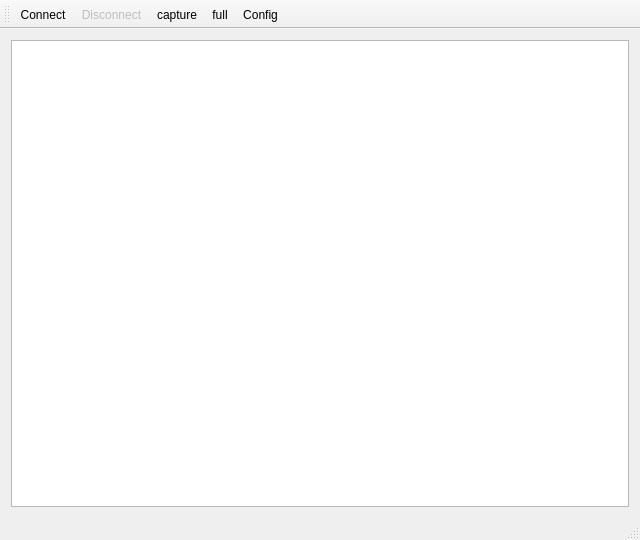
<?xml version="1.0" encoding="UTF-8"?>
<ui version="4.0">
 <class>MainWindow</class>
 <widget class="QMainWindow" name="MainWindow">
  <property name="geometry">
   <rect>
    <x>0</x>
    <y>0</y>
    <width>640</width>
    <height>540</height>
   </rect>
  </property>
  <property name="windowTitle">
   <string>H Lab WebCam</string>
  </property>
  <property name="windowIcon">
   <iconset resource="resources.qrc">
    <normaloff>:/img/icon.png</normaloff>:/img/icon.png</iconset>
  </property>
  <widget class="QWidget" name="centralWidget">
   <layout class="QVBoxLayout" name="verticalLayout">
    <item>
     <widget class="QGraphicsView" name="graphicsView"/>
    </item>
   </layout>
  </widget>
  <widget class="QMenuBar" name="menuBar">
   <property name="geometry">
    <rect>
     <x>0</x>
     <y>0</y>
     <width>640</width>
     <height>22</height>
    </rect>
   </property>
  </widget>
  <widget class="QToolBar" name="mainToolBar">
   <attribute name="toolBarArea">
    <enum>TopToolBarArea</enum>
   </attribute>
   <attribute name="toolBarBreak">
    <bool>false</bool>
   </attribute>
   <addaction name="actionConnect"/>
   <addaction name="actionDisconnect"/>
   <addaction name="actionCapture"/>
   <addaction name="actionFull"/>
   <addaction name="actionConfig"/>
  </widget>
  <widget class="QStatusBar" name="statusBar"/>
  <action name="actionConfig">
   <property name="enabled">
    <bool>true</bool>
   </property>
   <property name="icon">
    <iconset resource="resources.qrc">
     <normaloff>:/img/settings.png</normaloff>:/img/settings.png</iconset>
   </property>
   <property name="text">
    <string>Config</string>
   </property>
  </action>
  <action name="actionConnect">
   <property name="icon">
    <iconset resource="resources.qrc">
     <normaloff>:/img/download.png</normaloff>:/img/download.png</iconset>
   </property>
   <property name="text">
    <string>Connect</string>
   </property>
   <property name="toolTip">
    <string>Connect</string>
   </property>
  </action>
  <action name="actionDisconnect">
   <property name="enabled">
    <bool>false</bool>
   </property>
   <property name="icon">
    <iconset resource="resources.qrc">
     <normaloff>:/img/download_cancel.png</normaloff>:/img/download_cancel.png</iconset>
   </property>
   <property name="text">
    <string>Disconnect</string>
   </property>
   <property name="toolTip">
    <string>Disconnect</string>
   </property>
  </action>
  <action name="actionCapture">
   <property name="icon">
    <iconset resource="resources.qrc">
     <normaloff>:/img/camera.png</normaloff>:/img/camera.png</iconset>
   </property>
   <property name="text">
    <string>capture</string>
   </property>
  </action>
  <action name="actionFull">
   <property name="icon">
    <iconset resource="resources.qrc">
     <normaloff>:/img/fullscreen.png</normaloff>:/img/fullscreen.png</iconset>
   </property>
   <property name="text">
    <string>full</string>
   </property>
  </action>
 </widget>
 <layoutdefault spacing="6" margin="11"/>
 <resources>
  <include location="resources.qrc"/>
 </resources>
 <connections/>
</ui>
